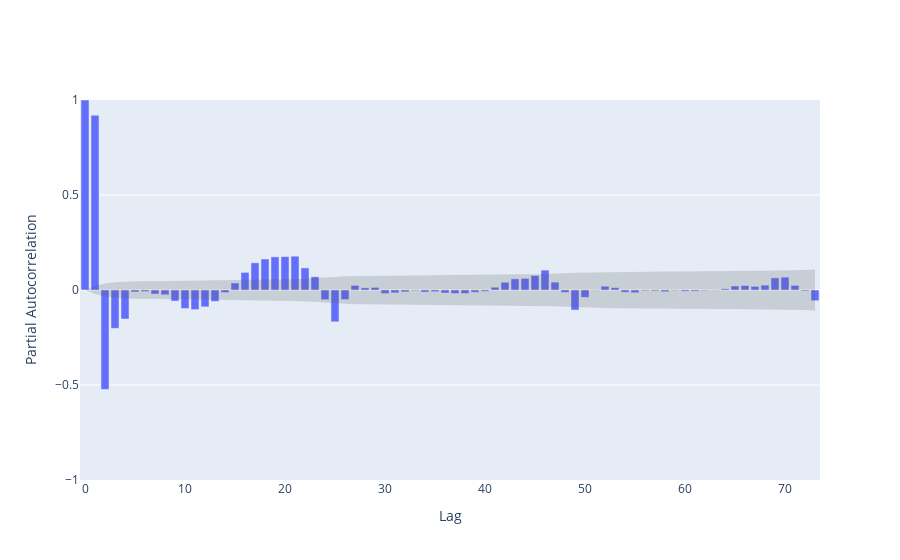

The notebook cell saved with this chart:
### Code cell
pacf_values, pacf_conf = pacf(gen_df['Generated Energy'].dropna(), nlags=73, alpha=0.05)

for i in range(len(pacf_values)):
    pacf_conf[i] = pacf_conf[i] - pacf_values[i]

pacf_conf = pd.DataFrame(pacf_conf, columns=['Upper', 'Lower'])

fig = go.Figure(go.Bar(
    y = pacf_values
))

fig.add_trace(go.Scatter(
    x = list(pacf_conf.index) + list(pacf_conf.index[::-1]),
    y = list(acf_conf['Upper']) + list(acf_conf['Lower'][::-1]),
    fill='toself',
    fillcolor='rgba(84,84,84,0.2)',
    line=dict(color='rgba(255,255,255,0)'),
    hoverinfo="skip",
))

fig.update_yaxes(title="Partial Autocorrelation", range=[-1, 1])
fig.update_xaxes(title="Lag")
fig.update_layout(template="plotly",
                  legend=dict(orientation="h", yanchor="top", y=1.11, xanchor="left", x=0),
                  showlegend=False
                  )

#fig.write_html("ARIMA_figs/PACF.html")
fig.show()

#partialautocorrelation_no_difference = plot_pacf(gen_df['Generated Energy'].dropna())
#partialautocorrelation_first_difference = plot_pacf(gen_df['1dif'].dropna())

### Figure 1 — Plotly figure (JSON) as saved in the notebook; plotly's stock layout.template omitted (floating-point values rounded to 4 significant figures; data arrays with more than 128 entries replaced by an {"elided": "..."} marker saying what was removed)
{"data": [{"y": [1.0, 0.92, -0.5232, -0.2019, -0.1526, -0.01023, -0.008193, -0.02129, -0.02521, -0.05816, -0.09728, -0.103, -0.08857, -0.05994, -0.0136, 0.03694, 0.09267, 0.143, 0.1633, 0.1744, 0.1759, 0.1781, 0.1161, 0.06971, -0.05114, -0.1672, -0.05031, 0.02433, 0.01149, 0.01368, -0.01876, -0.01498, -0.009852, -0.003031, -0.01078, -0.008879, -0.01574, -0.01846, -0.01822, -0.01234, -0.006716, 0.01451, 0.04082, 0.05866, 0.06109, 0.07593, 0.1048, 0.04149, -0.0128, -0.1056, -0.03881, -0.001252, 0.01997, 0.01224, -0.01173, -0.01448, -0.00369, -0.004879, -0.009171, -0.002325, -0.006486, -0.006083, -0.002964, -0.00107, 0.006105, 0.02108, 0.02364, 0.01902, 0.02575, 0.06387, 0.06773, 0.02431, -0.004848, -0.05649], "type": "bar"}, {"fill": "toself", "fillcolor": "rgba(84,84,84,0.2)", "hoverinfo": "skip", "line": {"color": "rgba(255,255,255,0)"}, "x": {"elided": "148 int values"}, "y": {"elided": "148 float values"}, "type": "scatter"}], "layout": {"yaxis": {"title": {"text": "Partial Autocorrelation"}, "range": [-1, 1]}, "xaxis": {"title": {"text": "Lag"}}, "legend": {"orientation": "h", "yanchor": "top", "y": 1.11, "xanchor": "left", "x": 0}, "showlegend": false}}
